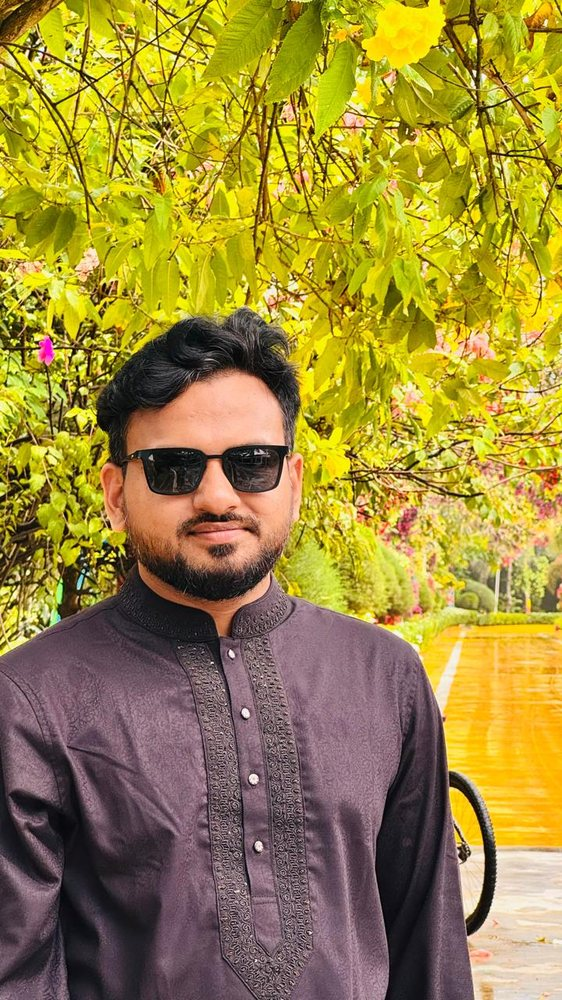
#> input picture assets/profile.jpg, 562 x 1000 px
$ python make_og.py
#> lines starting #> are read from the running program, lines starting #| are printed output that depends on the picture; after the words box and inside, x2 and y2 are one past the last pixel; in counts of white or black regions, pixels touching at a corner belong together
# -*- coding: utf-8 -*-
"""Generate the 1200x630 Open Graph share card (assets/og-image.jpg), on-brand.

Reads assets/profile.jpg and writes assets/og-image.jpg, resolved relative to
this script so it runs from any cwd:  python tools/make_og.py
"""
import os
from PIL import Image, ImageDraw, ImageFilter, ImageFont, ImageOps

_ROOT = os.path.dirname(os.path.dirname(os.path.abspath(__file__)))
PROFILE = os.path.join(_ROOT, "assets", "profile.jpg")
OUT = os.path.join(_ROOT, "assets", "og-image.jpg")

W, H = 1200, 630
BG      = (11, 13, 18)
SURF2   = (29, 34, 48)
BORDER  = (44, 52, 70)
TEXT    = (231, 235, 243)
DIM     = (154, 164, 184)
BRAND   = (99, 102, 241)
ACCENT  = (34, 211, 238)

FONTS = r"C:\Windows\Fonts"
def font(names, size):
#> called with size = 24
    for n in names:
        p = os.path.join(FONTS, n)
        if os.path.exists(p):
            return ImageFont.truetype(p, size)
    return ImageFont.load_default()

f_eyebrow = font(["seguisb.ttf", "arialbd.ttf"], 24)
f_name    = font(["segoeuib.ttf", "arialbd.ttf"], 82)
f_sub     = font(["segoeui.ttf", "arial.ttf"], 32)
f_chip    = font(["seguisb.ttf", "arial.ttf"], 24)
f_mono    = font(["consolab.ttf", "arialbd.ttf"], 28)

def lerp(a, b, t): return tuple(int(a[i] + (b[i]-a[i])*t) for i in range(3))

# ---------- background: dark + soft brand/accent glows ----------
img = Image.new("RGB", (W, H), BG)
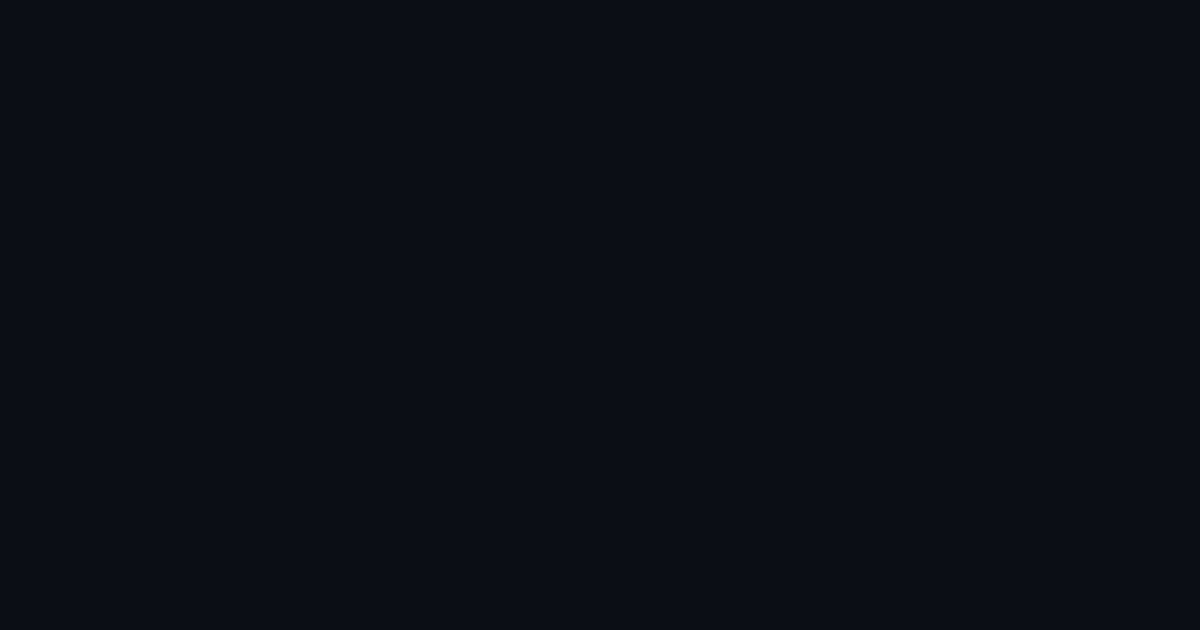
#> img: PIL image 1200x630 RGB; mean R, G, B 11, 13, 18
glow = Image.new("RGB", (W, H), BG)
gd = ImageDraw.Draw(glow)
gd.ellipse([-200, -260, 560, 400], fill=lerp(BG, BRAND, 0.55))
gd.ellipse([760, 300, 1400, 900], fill=lerp(BG, ACCENT, 0.32))
glow = glow.filter(ImageFilter.GaussianBlur(150))
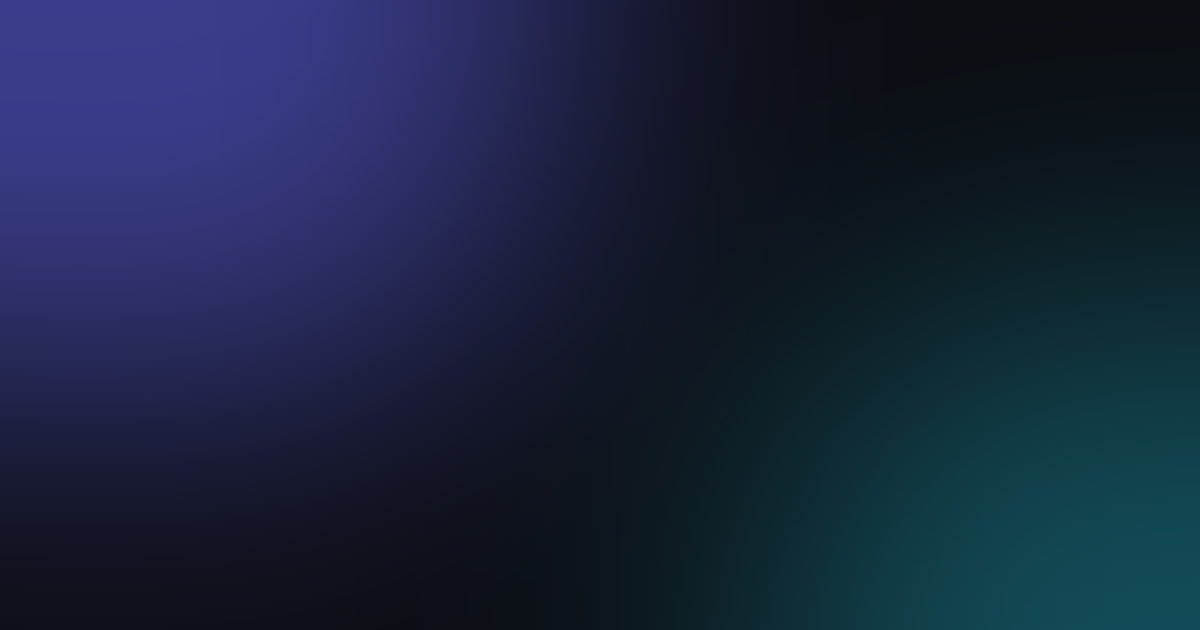
#> glow: PIL image 1200x630 RGB; mean R, G, B 24.4, 35.6, 60.7
img = Image.blend(img, glow, 0.85)
draw = ImageDraw.Draw(img)

def rounded_mask(size, radius):
    m = Image.new("L", size, 0)
    ImageDraw.Draw(m).rounded_rectangle([0, 0, size[0]-1, size[1]-1], radius=radius, fill=255)
    return m

def h_gradient(size, c1, c2):
#> called with size = (328, 438), c1 = (99, 102, 241), c2 = (34, 211, 238)
    w, h = size
    grad = Image.new("RGB", (w, h))
#> grad: PIL image 328x438 RGB; every value is 0
    gdr = ImageDraw.Draw(grad)
    for x in range(w):
        gdr.line([(x, 0), (x, h)], fill=lerp(c1, c2, x/max(w-1, 1)))
    return grad

# ---------- right: profile photo in gradient ring ----------
PW, PH = 328, 438
px, py = W - 72 - PW, (H - PH)//2
ring = h_gradient((PW, PH), BRAND, ACCENT)
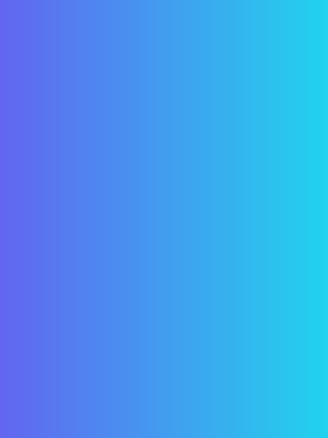
#> ring: PIL image 328x438 RGB; mean R, G, B 66, 156.2, 239
ring.putalpha(rounded_mask((PW, PH), 30))
#> in rounded_mask, `m = Image.new("L", size, 0)`: m: PIL image 328x438 L; every value is 0
#> in rounded_mask, `ImageDraw.Draw(m).rounded_rectangle([0, 0, size[0]-1, size[1]-1], radi..`:
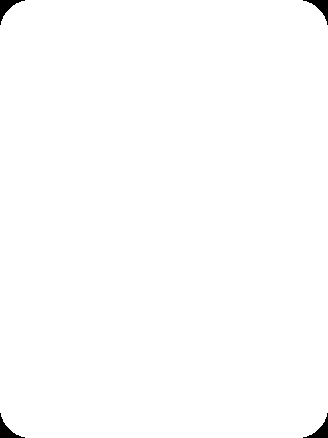
#> m: PIL image 328x438 L; 99.4% white; 4 black regions, box (x1, y1, x2, y2) and area: (0, 0, 25, 25) 203, (303, 0, 328, 25) 203, (0, 413, 25, 438) 203, (303, 413, 328, 438) 203
#> ring: PIL image 328x438 RGBA
img.paste(ring, (px, py), ring)

src = ImageOps.exif_transpose(Image.open(PROFILE)).convert("RGB")
#> src is the input picture: PIL image 562x1000 RGB; mean R, G, B 157.2, 137.5, 60
iw, ih = src.size
#> iw = 562; ih = 1000
target = (PW-12)/(PH-12)
crop_h = min(ih, int(iw/target)); crop_w = min(iw, int(ih*target))
#> after `crop_h = min(ih, int(iw / target))`: crop_h = 757
#> after `crop_w = min(iw, int(ih * target))`: crop_w = 562
ox = (iw-crop_w)//2; oy = int((ih-crop_h)*0.32)
#> after `ox = (iw - crop_w) // 2`: ox = 0
#> after `oy = int((ih - crop_h) * 0.32)`: oy = 77
photo = src.crop((ox, oy, ox+crop_w, oy+crop_h)).resize((PW-12, PH-12), Image.LANCZOS)
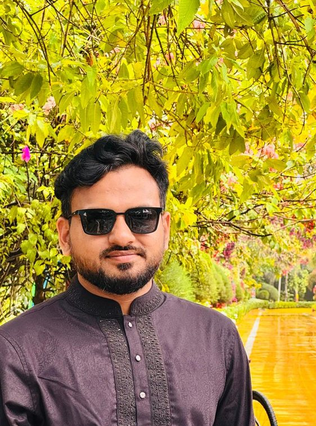
#> photo: PIL image 316x426 RGB; mean R, G, B 166, 144.8, 56.7
photo.putalpha(rounded_mask((PW-12, PH-12), 24))
#> in rounded_mask (call 2), `m = Image.new("L", size, 0)`: m: PIL image 316x426 L; every value is 0
#> in rounded_mask (call 2), `ImageDraw.Draw(m).rounded_rectangle([0, 0, size[0]-1, size[1]-1], radi..`: m: PIL image 316x426 L; 99.6% white; 4 black regions, box (x1, y1, x2, y2) and area: (0, 0, 20, 20) 131, (296, 0, 316, 20) 131, (0, 406, 20, 426) 131, (296, 406, 316, 426) 131
#> photo: PIL image 316x426 RGBA
img.paste(photo, (px+6, py+6), photo)
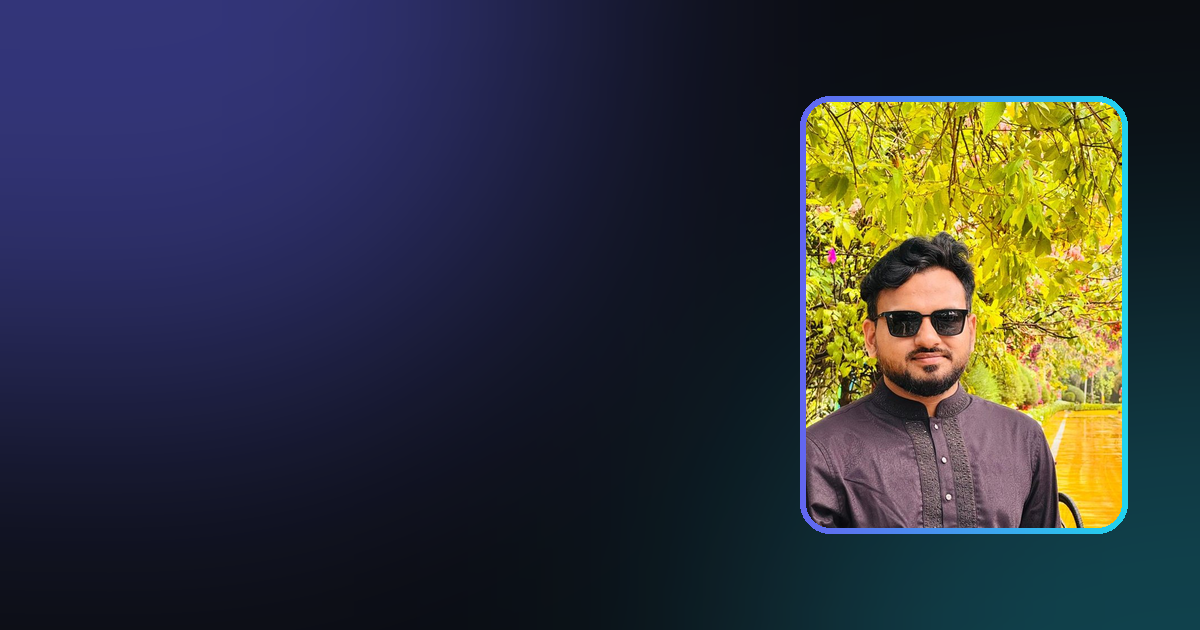
#> img: PIL image 1200x630 RGB; mean R, G, B 49.7, 52.9, 58.9

# ---------- left: text ----------
x = 76
ex, ey = x, 150
for ch in "SOFTWARE ENGINEER":
    draw.text((ex, ey), ch, font=f_eyebrow, fill=BRAND)
    ex += draw.textlength(ch, font=f_eyebrow) + 4
#> this loop made 17 passes
#> ex on passes 1 to 12: 86, 97, 107, 117, 131, 141, 151, 161, 167, 177, 189, 200
#> after the loop, ex = 249

ny = 188
draw.text((x, ny), "A. R. M. Fahim", font=f_name, fill=TEXT)
nw = draw.textlength("A. R. M. Fahim", font=f_name)
#> nw = 63
draw.text((x+nw+4, ny), ".", font=f_name, fill=BRAND)

draw.text((x, 300), "Java  \u00b7  Spring Boot  \u00b7  Backend Engineer", font=f_sub, fill=DIM)

chips = ["Java", "Spring Boot", "REST APIs", "Angular", "SQL"]
cx, cy, ch_h = x, 372, 46
for c in chips:
    tw = draw.textlength(c, font=f_chip)
    cw = tw + 36
    if cx + cw > px - 30:
        cx = x; cy += ch_h + 12
    draw.rounded_rectangle([cx, cy, cx+cw, cy+ch_h], radius=12, fill=SURF2, outline=BORDER, width=1)
    draw.text((cx+18, cy+ch_h/2 - f_chip.size/2 - 2), c, font=f_chip, fill=TEXT)
    cx += cw + 12
#> this loop made 5 passes
#> (tw, cw, cx) on passes 1 to 5: (21, 57, 145), (53, 89, 246), (45, 81, 339), (38, 74, 425), (19, 55, 492)
#> after the loop, cx = 492; cy = 372

fy = 520
draw.text((x, fy), "</>", font=f_mono, fill=BRAND)
bw = draw.textlength("</>", font=f_mono)
#> bw = 15
draw.text((x+bw+16, fy), "armfahim.com", font=f_mono, fill=TEXT)

img.save(OUT, "JPEG", quality=90, optimize=True, progressive=True)
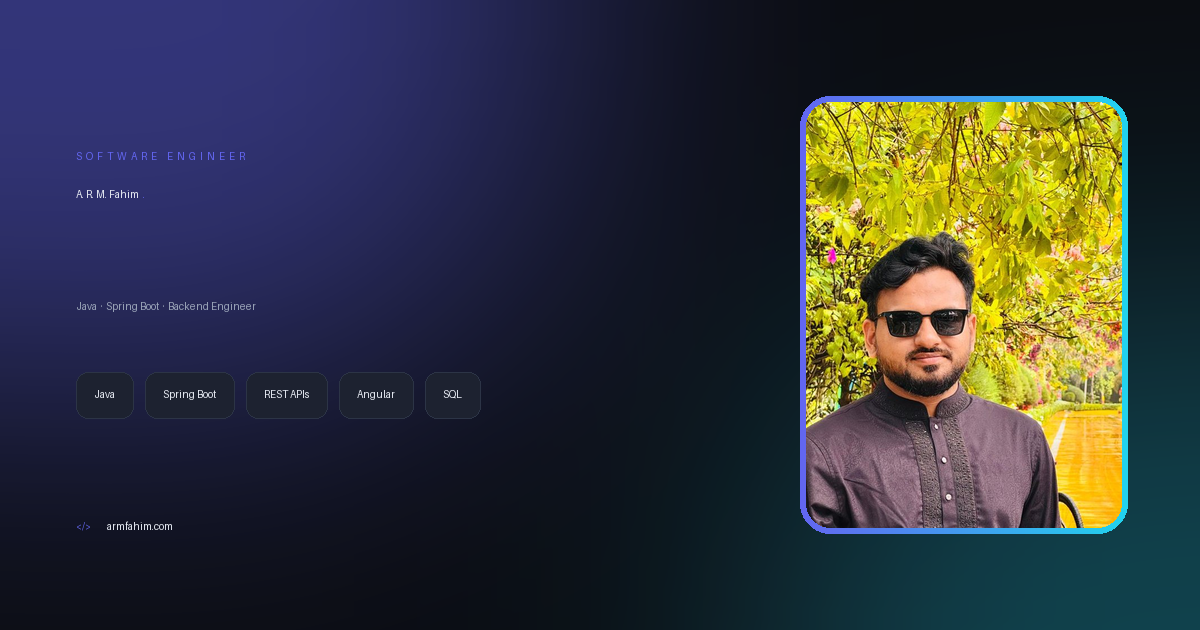
#> saved as og-image.jpg: PIL image 1200x630 RGB; mean R, G, B 50, 53.3, 59
print("saved", OUT, img.size, round(os.path.getsize(OUT)/1024, 1), "KB")
#| saved assets/og-image.jpg (1200, 630) 90.8 KB
